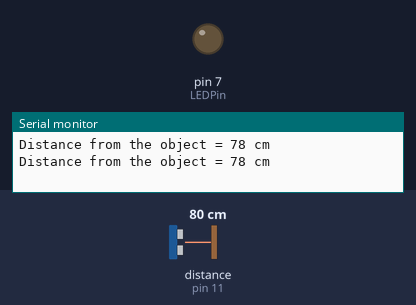
Bench run of a sketch on a simulated Arduino Uno, built with avr-gcc and run on an emulated ATmega328P. Shown: output pins drawn as LEDs (lit = HIGH), the last lines printed to the serial monitor. Wiring (inferred from the names in the program): ultrasonic range finder: trigger pin 12; echo pin 11. The inputs (shaded band) are chosen by the test bench; at power-on: distance to the obstacle (sensor on pin 11) 80 cm. The echo pulse lasts 58.3 µs per cm; pins used as bus, display or sensor lines are not drawn.

Above: at 1.8 s.
1.9 s: distance to the obstacle (sensor on pin 11) set to 46 cm
3.4 s: distance to the obstacle (sensor on pin 11) set to 39 cm
At 4.7 s:
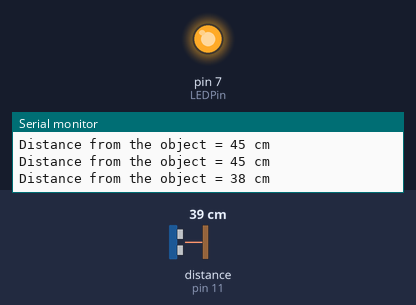
7.5 s: distance to the obstacle (sensor on pin 11) set to 60 cm
At 9.2 s:
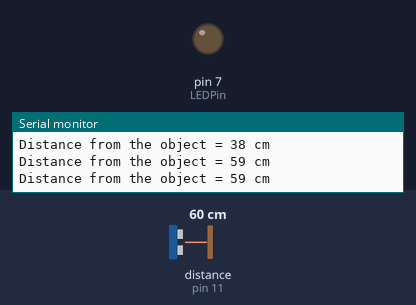
9.5 s: distance to the obstacle (sensor on pin 11) set to 2 cm
At 10.8 s:
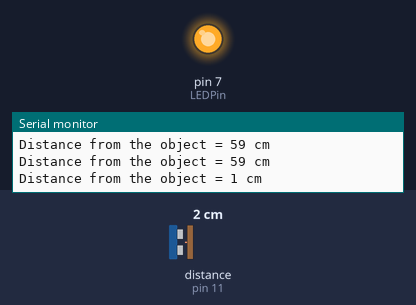
Timing chart, 0 to 12.5 s (numbered marks = the images above; inputs shaded):
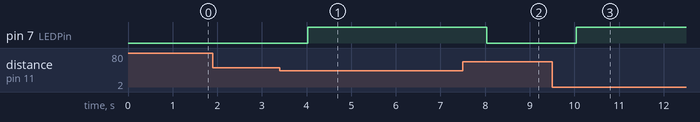

Measured:
- the behaviour switches between 42 and 41 cm on distance to the obstacle (sensor on pin 11) (found by bisection; images 0 and 1)
- after the input at 3.4 s, pin 7 (LEDPin): LOW → HIGH after 0.62 s
- after the input at 7.5 s, pin 7 (LEDPin): HIGH → LOW after 0.53 s
- after the input at 9.5 s, pin 7 (LEDPin): LOW → HIGH after 0.54 s

The sketch:

UltraSLED.ino
```cpp
// defines arduino pins numbers
const int trigPin = 12;
const int echoPin = 11;
const int LEDPin = 7;
long duration;
int distance;
void setup()
{
pinMode(trigPin, OUTPUT); // Sets the trigPin as an Output
pinMode(echoPin, INPUT); // Sets the echoPin as an Input
pinMode(LEDPin, OUTPUT);
Serial.begin(9600); // Starts the serial communication
}
void loop() {
// Clears the trigPin
digitalWrite(trigPin, LOW);
delayMicroseconds(2);
// Sets the trigPin on HIGH state for 10 micro seconds
digitalWrite(trigPin, HIGH);
delayMicroseconds(10);
digitalWrite(trigPin, LOW);
digitalWrite(LEDPin, LOW);
// Reads the echoPin, returns the sound wave travel time in microseconds
duration = pulseIn(echoPin, HIGH);
// Calculating the distance
distance= duration*0.034/2;
if (distance <= 40)
{
digitalWrite(LEDPin, HIGH);
}
// Prints the distance on the Serial Monit
Serial.print("Distance from the object = ");
Serial.print(distance);
Serial.println(" cm");
delay(1000);

}
```
